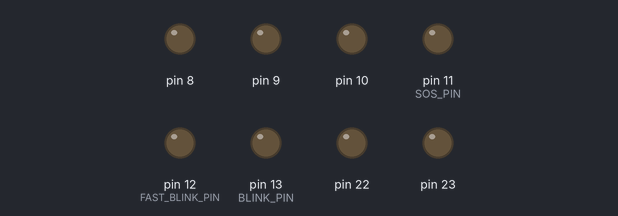
A sketch run on a simulated Arduino Uno, built with avr-gcc and run on an emulated ATmega328P. Parts: output pins drawn as LEDs (lit = HIGH).

Above: at 0.1 s.
At 1.1 s:
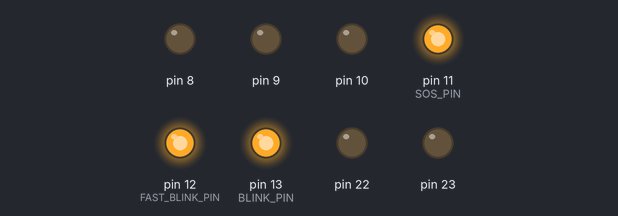
At 2.3 s:
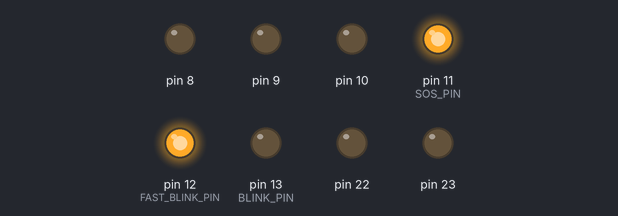
At 3.52 s:
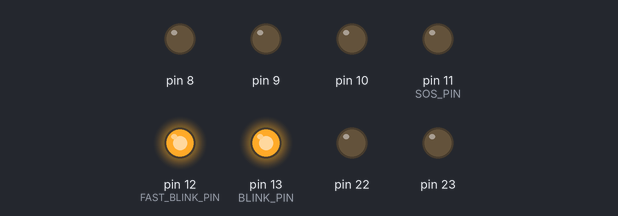
At 4.5 s:
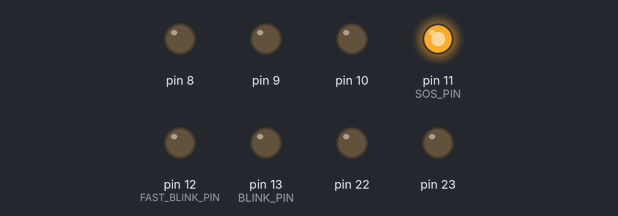
At 5.7 s:
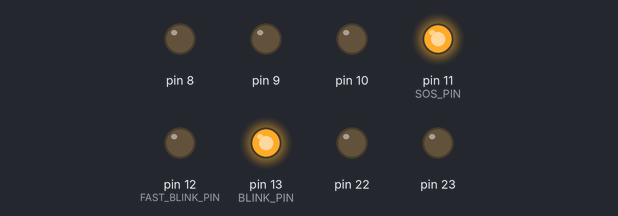
Timing chart, 0 to 7.6 s (numbered marks = the images above):
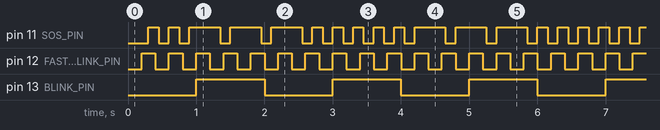

The sketch:

ENGL235_presentation.ino
```cpp
/***********************************************************************
* FILENAME :    ENGL235_presentation.ino
*
* DESCRIPTION :
*       Blinks pins 11,12,13 and various speeds
*
* AUTHOR :    Andrew Peterson   START DATE :    12 Mar 18
* EMAIL : andrew@andpeterson.com
 */

#include <SimpleTimer.h> //SimpleTimer function
/*******************
 * Definitions
 *******************/

#define BLINK_PIN 13 //The Blink LED's pin
#define FAST_BLINK_PIN 12 //The Fast Blink LED's pin
#define SOS_PIN 11 //The SOS LED's pin
#define SOS_LENGTH 22 //The length of the SOSmorse array

/*******************
 * Prototypes
 *******************/

void blinkLED();
void fastBlink();
void SOS();

/*******************
 * Global Varaibles
 *******************/

SimpleTimer timer; //the timer to handle launching the functions
bool SOSmorse[SOS_LENGTH] = {1,0,1,0,1,0,1,1,1,0,1,1,1,0,1,1,1,0,1,0,1,0}; //an array holdig SOS in morse
int SOSptr = 0; //An iterator to loop through SOSmorse
bool blinkState = 0, fastBlinkState = 0; //The state of the blink and fastBlink LEDs


/*
 * Initialize the pins
 * Initialize the functions to run on a timer
 */
void setup() {
  DDRB = 0b11111111; //Set pinModes on pins 11,12,13
  timer.setInterval(1000, Blink); //set Blink to be called every second
  timer.setInterval(200, FastBlink); //set FastBlink to be called every 1/5 seconds
  timer.setInterval(150, BlinkSOS); //set BlinkSOS to be called every 150ms
}

/*
 * Check the timer
 */
void loop() {
  // put your main code here, to run repeatedly:
  timer.run();
}

/*
 * Inverts the BlinkState and BLINK_PIN (13) state
 */
void Blink(){
  blinkState = !blinkState; //invert BlinkState
  digitalWrite(BLINK_PIN, blinkState); //Write BLINK_PIN to BlinkState's value
}

/*
 * Inverts fastBlinkState and FAST_BLINK_PIN (12) state
 */
void FastBlink(){
  fastBlinkState = !fastBlinkState; //inverts fastBlinkState
  digitalWrite(FAST_BLINK_PIN, fastBlinkState); //Write FAST_BLINK_PIN to fastBlinkState's value
}

/*
 * Iterates through the SOSmorse array outputting its value
 * to pin SOS_PIN (11)
 */
void BlinkSOS(){
  SOSptr++; //increment the SOSptr
  //if the SOSptr excedes the length of the SOSmores array set SOSptr to 0
  if(SOSptr >= SOS_LENGTH){
    SOSptr = 0;
  }
  digitalWrite(SOS_PIN, SOSmorse[SOSptr]); //Write SOS_PIN to *SOSptr's state
}
```

Measured:
- by itself, pin 11 (SOS_PIN): repeats every 3.3 s: LOW 0.15 s, HIGH 0.15 s, 3 × (LOW 0.15 s, HIGH 0.45 s), 4 × (LOW 0.15 s, HIGH 0.15 s)
- by itself, pin 12 (FAST_BLINK_PIN): alternates HIGH for 0.20 s and LOW for 0.20 s
- by itself, pin 13 (BLINK_PIN): alternates HIGH for 1.0 s and LOW for 1.0 s
